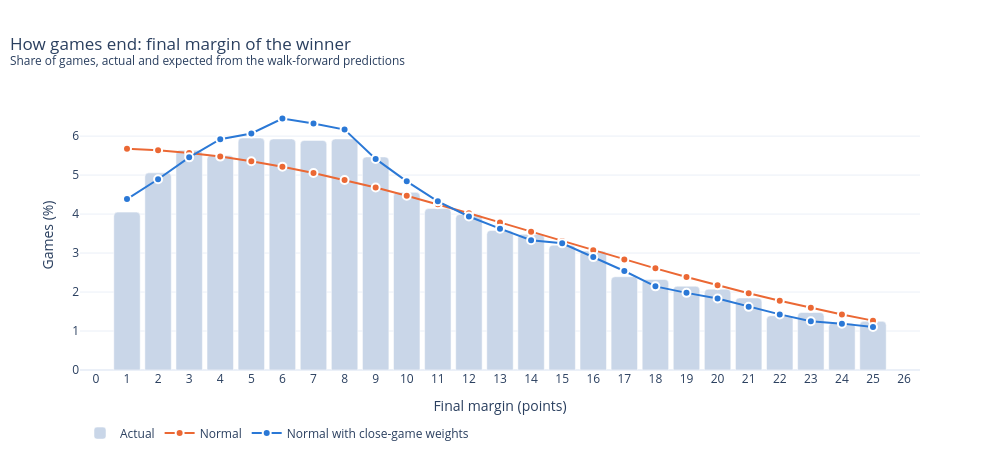

Notebook cell for this chart:
### Markdown cell above
## How games end

### Code cell
plot_margin_shape(totals.margin_shape(preds, weights)).show()

### Figure 1 — Plotly figure (JSON) as saved in the notebook; plotly's stock layout.template omitted (floating-point values rounded to 4 significant figures)
{"data": [{"hovertemplate": "Won by %{x}: %{y:.2f}% of games<extra>Actual</extra>", "marker": {"color": "#c9d6e8", "cornerradius": 4}, "name": "Actual", "type": "bar", "x": [1, 2, 3, 4, 5, 6, 7, 8, 9, 10, 11, 12, 13, 14, 15, 16, 17, 18, 19, 20, 21, 22, 23, 24, 25], "y": [4.05, 5.057, 5.64, 5.504, 5.95, 5.928, 5.89, 5.928, 5.466, 4.557, 4.141, 3.99, 3.581, 3.482, 3.202, 3.051, 2.392, 2.324, 2.15, 2.074, 1.847, 1.393, 1.476, 1.204, 1.249]}, {"hovertemplate": "Won by %{x}: %{y:.2f}%<extra>Normal</extra>", "line": {"color": "#eb6834", "width": 2}, "marker": {"color": "#eb6834", "line": {"color": "white", "width": 2}, "size": 8}, "mode": "lines+markers", "name": "Normal", "type": "scatter", "x": [1, 2, 3, 4, 5, 6, 7, 8, 9, 10, 11, 12, 13, 14, 15, 16, 17, 18, 19, 20, 21, 22, 23, 24, 25], "y": [5.676, 5.635, 5.568, 5.474, 5.357, 5.217, 5.056, 4.876, 4.68, 4.471, 4.25, 4.021, 3.786, 3.548, 3.309, 3.071, 2.837, 2.608, 2.386, 2.173, 1.969, 1.776, 1.594, 1.424, 1.267]}, {"hovertemplate": "Won by %{x}: %{y:.2f}%<extra>Normal with close-game weights</extra>", "line": {"color": "#2a78d6", "width": 2}, "marker": {"color": "#2a78d6", "line": {"color": "white", "width": 2}, "size": 8}, "mode": "lines+markers", "name": "Normal with close-game weights", "type": "scatter", "x": [1, 2, 3, 4, 5, 6, 7, 8, 9, 10, 11, 12, 13, 14, 15, 16, 17, 18, 19, 20, 21, 22, 23, 24, 25], "y": [4.385, 4.894, 5.455, 5.92, 6.069, 6.452, 6.324, 6.167, 5.416, 4.839, 4.327, 3.937, 3.626, 3.328, 3.249, 2.896, 2.54, 2.145, 1.979, 1.833, 1.62, 1.427, 1.25, 1.19, 1.105]}], "layout": {"bargap": 0.15, "height": 460, "hoverlabel": {"bgcolor": "white"}, "legend": {"orientation": "h", "x": 0, "y": -0.18}, "title": {"text": "How games end: final margin of the winner<br><sup>Share of games, actual and expected from the walk-forward predictions</sup>", "x": 0.01}, "width": 1000, "xaxis": {"dtick": 1, "title": {"text": "Final margin (points)"}}, "yaxis": {"title": {"text": "Games (%)"}}}}
